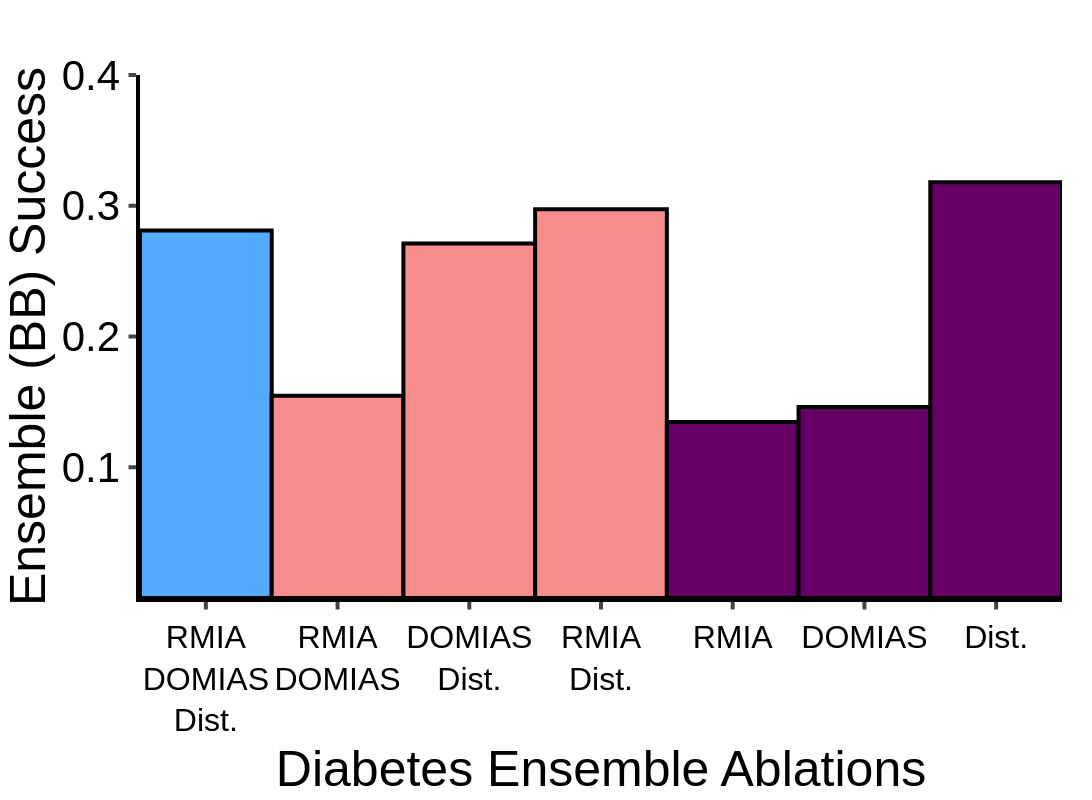

The code cell stored with this chart in its notebook:
### Code cell
df = {"Ensemble Variations": ensemble_variations, "mia_ensemble_ablation": mia_ensemble_ablation}

fig = px.bar(
    data_frame=df,
    x="Ensemble Variations",
    y="mia_ensemble_ablation",
)

fig.update_traces(
    marker=dict(color=["#53abff", "#f78d8d", "#f78d8d", "#f78d8d", "#660066", "#660066", "#660066"])
)

fig.update_layout(bargap=0.0, showlegend=False)
fig.update_xaxes(
  ticks="outside", tickwidth=4, ticklen=7.5, linewidth=4, linecolor="black", tickangle=0, title_font_family="Helvetica", tickfont_family="Helvetica", tickfont_size=FONT_SIZE,
)
fig.update_yaxes(
    ticks="outside", tickwidth=4, ticklen=7.5, linewidth=4, linecolor="black", title = "Ensemble (BB) Success", tickangle=0, title_font_family="Helvetica", tickfont_family="Helvetica", tickfont_size=FONT_SIZE+10,
)

fig.update_yaxes(tickmode='array', tickvals=[0.1, 0.2, 0.3, 0.4], range=[0, 0.4])
fig.update_traces(marker_line_width=4, marker_line_color="black")
fig.update_xaxes(title_text="Diabetes Ensemble Ablations")
fig.update_traces(showlegend=False)
fig.update(layout_coloraxis_showscale=False)

customize_figure_layout(fig, render_legend=False)
save_and_display_figure(fig, "diabetes_ensemble_ablation", plots_dir)

### Figure 1 — Plotly figure (JSON) as saved in the notebook; plotly's stock layout.template omitted (floating-point values rounded to 4 significant figures)
{"data": [{"hovertemplate": "Ensemble Variations=%{x}<br>mia_ensemble_ablation=%{y}<extra></extra>", "legendgroup": "", "marker": {"color": ["#53abff", "#f78d8d", "#f78d8d", "#f78d8d", "#660066", "#660066", "#660066"], "line": {"color": "black", "width": 4}, "pattern": {"shape": ""}}, "name": "", "orientation": "v", "showlegend": false, "textposition": "auto", "type": "bar", "x": ["RMIA<br>DOMIAS<br>Dist.", "RMIA<br>DOMIAS", "DOMIAS<br>Dist.", "RMIA<br>Dist.", "RMIA", "DOMIAS", "Dist."], "xaxis": "x", "y": [0.281, 0.1546, 0.2712, 0.2973, 0.1346, 0.146, 0.318], "yaxis": "y"}], "layout": {"bargap": 0, "barmode": "relative", "coloraxis": {"showscale": false}, "font": {"color": "black", "family": "Helvetica", "size": 42}, "height": 800, "legend": {"tracegroupgap": 0}, "margin": {"b": 25, "l": 30, "r": 30, "t": 75}, "plot_bgcolor": "white", "showlegend": false, "title": {"font": {"family": "Helvetica"}, "x": 0.5, "y": 0.975}, "width": 1100, "xaxis": {"anchor": "y", "domain": [0, 1], "linecolor": "black", "linewidth": 4, "tickangle": 0, "tickfont": {"family": "Helvetica", "size": 32}, "ticklen": 7.5, "ticks": "outside", "tickwidth": 4, "title": {"font": {"family": "Helvetica"}, "text": "Diabetes Ensemble Ablations"}}, "yaxis": {"anchor": "x", "domain": [0, 1], "linecolor": "black", "linewidth": 4, "range": [0, 0.4], "tickangle": 0, "tickfont": {"family": "Helvetica", "size": 42}, "ticklen": 7.5, "tickmode": "array", "ticks": "outside", "tickvals": [0.1, 0.2, 0.3, 0.4], "tickwidth": 4, "title": {"font": {"family": "Helvetica"}, "text": "Ensemble (BB) Success"}}}}
